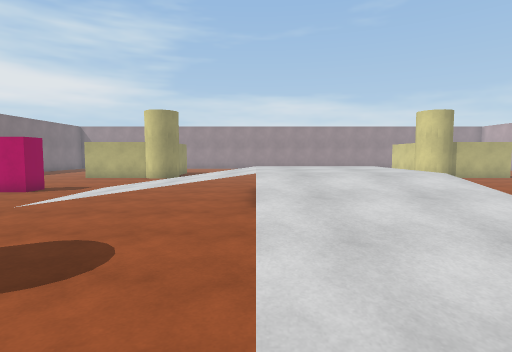
View 1 (above)

20 first-person views from a walk through a 3-D level made in the Unity game engine. The camera is 1.4 m above the floor, tilts 4° down and sees 80° across. The floor is counted in squares, 1 m on a side. Each view is taken from the middle of a square. On the plan, view 1 faces up. The plan holds only what a view shows up to about 14 squares ahead; the rest is blank. The place goes on beyond the plan. The player character is not drawn.

View 2
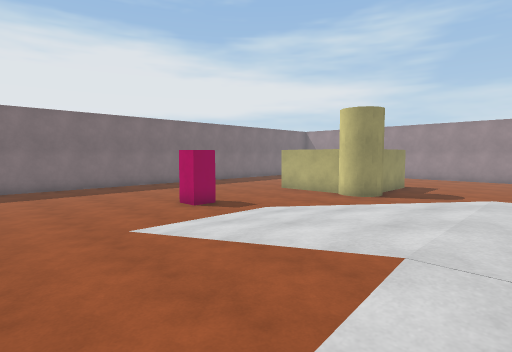

View 3
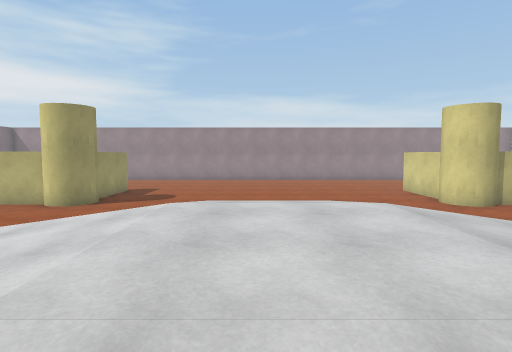

View 4
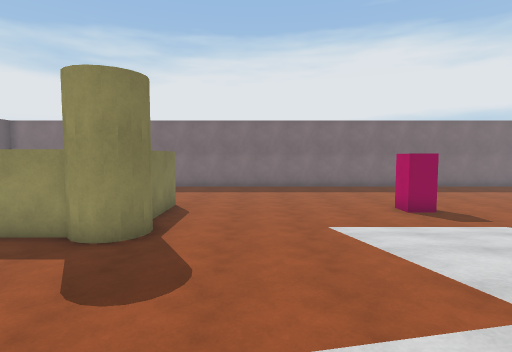

View 5
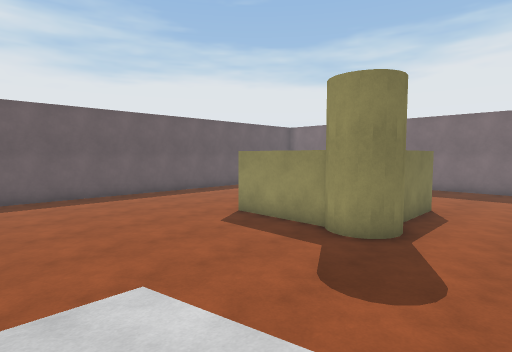

View 6
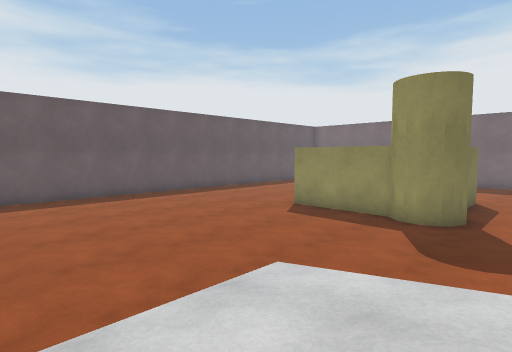

View 7
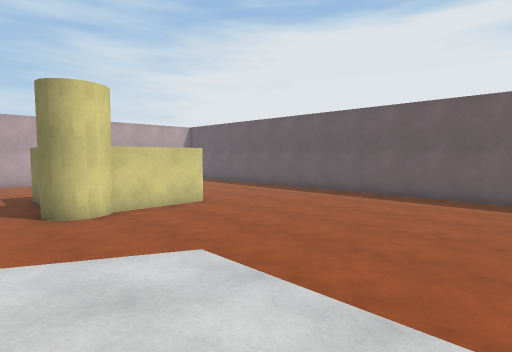

View 8
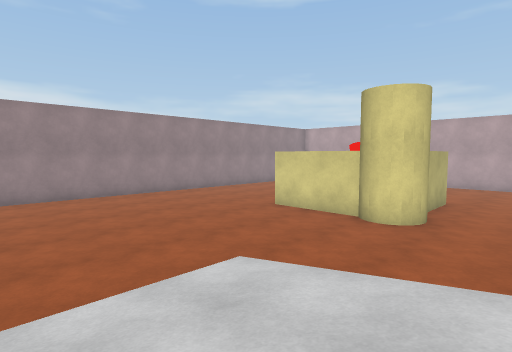

View 9
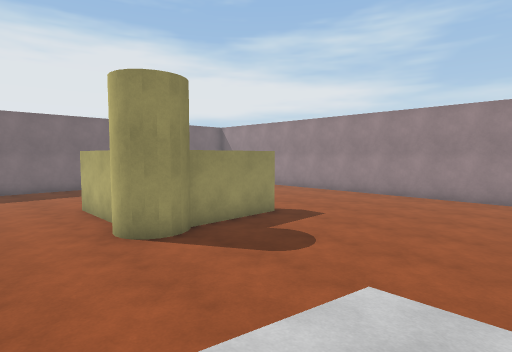

View 10
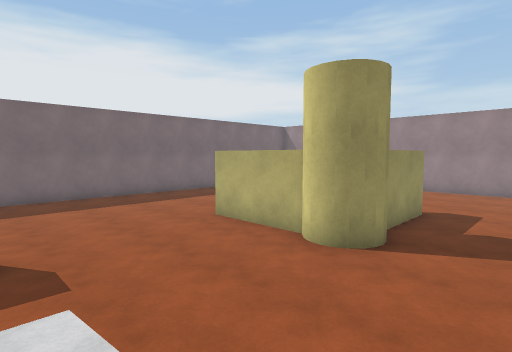

View 11
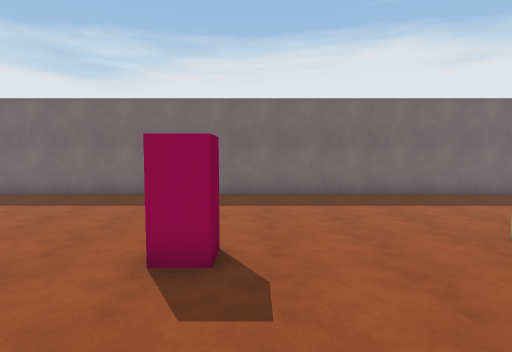

View 12
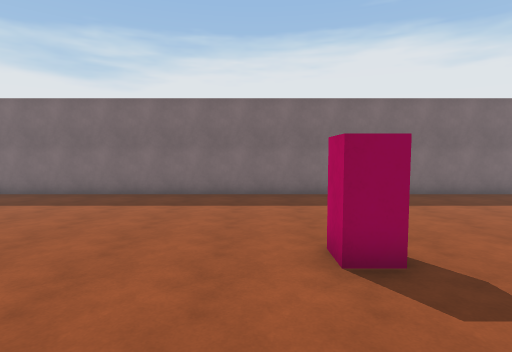

View 13
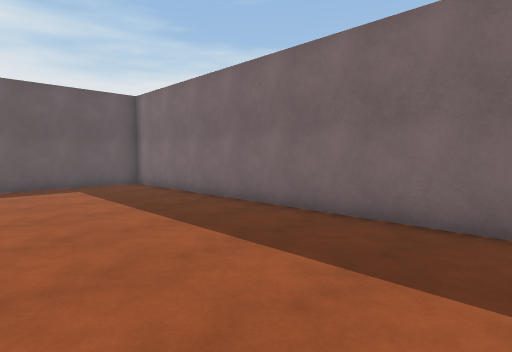

View 14
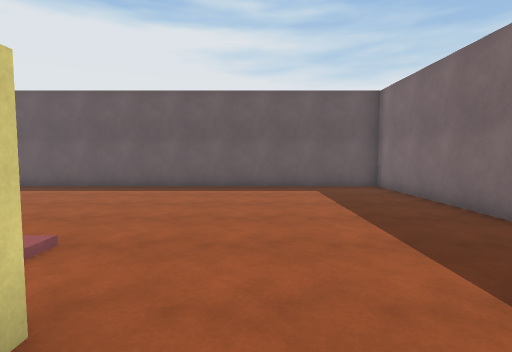

View 15
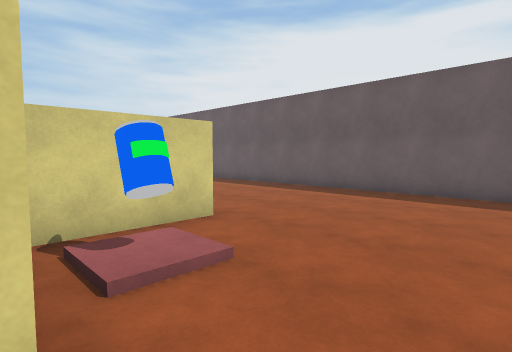

View 16
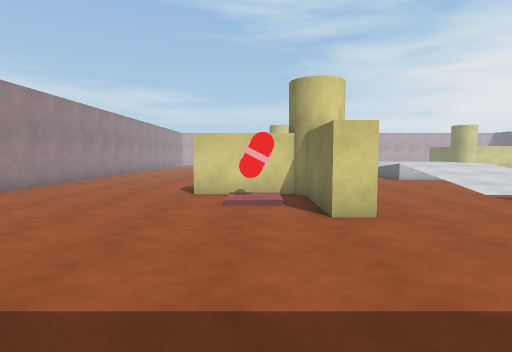

View 17
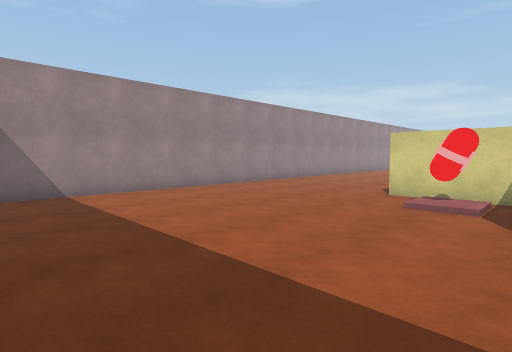

View 18
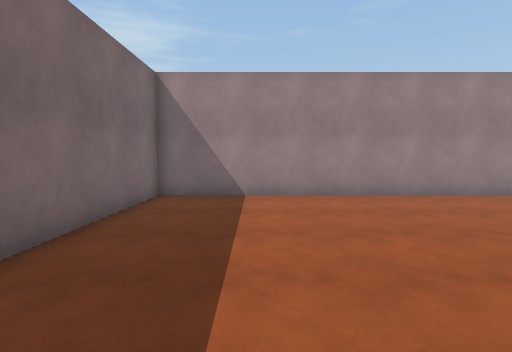

View 19
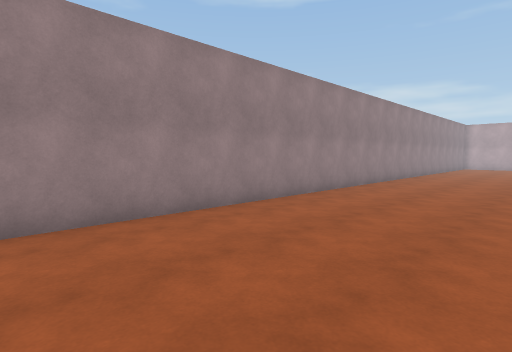

View 20
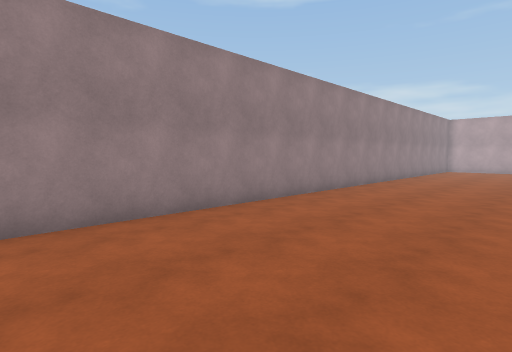

### Floor plan
Key: @ floor where view 1 was taken; # wall or solid block; . main floor; : floor 1 m higher than the main floor; / step, stairs or slope; = window, fence, low wall or low ledge; B pink block; C yellow cylinder; O other object.
Columns run from 18 left of view 1 to 11 right of it. Each row starts with its distance up from view 1.
 31 ##########################
 30 #..........................
 29 #...........................
 28 #............................
 27 #.............................
 26 #.............................
 25 #.............................
 24 #.............................
 23 #...........##..............#
 22 #...........##..............#
 21 #.........O.##..............#
 20 #...........##..............#
 19 #.......#####C..............C
 18 #.......####CC....//////....CC
 17 #.................//////......
 16 #.................//////......
 15 #................  // /=
 14 #................./////=
 13 #............//////::::=//
 12 #........B.../////:::::://
 11 #............/////::::::/
 10 #............/////::::::/
  9 #............/////::::::
  8 #............///===::::==
  7 #................./////=
  6 #................./////=
  5 #.................//////
  4 #.................//////......
  3 #.......### CC....//////....CC
  2 #.......#    C..............C
  1 #...........##..............#
  0 #.........O.##....@.........#
 -1 #...........##..............#
 -2 #...........##..............#
 -3 #.............................
 -4 #.............................
 -5 #............................
 -6 #...........................
 -7 #..........................
 -8 #.........................
 -9 #........................
-10 ########################

Where each view was taken, in squares from view 1:
view 1: 0 up, 0 right, facing up
view 2: 5 up, 1 right, facing up-left
view 3: 6 up, 2 right, facing up
view 4: 6 up, 2 right, facing left
view 5: 6 up, 2 right, facing down-left
view 6: 5 up, 4 right, facing down-left
view 7: 5 up, 0 right, facing down-right
view 8: 15 up, 1 right, facing up-right
view 9: 15 up, 2 right, facing up-left
view 10: 12 up, 2 left, facing up-left
view 11: 13 up, 4 left, facing left
view 12: 10 up, 4 left, facing left
view 13: 5 up, 11 left, facing down-left
view 14: 4 up, 12 left, facing down
view 15: 2 up, 12 left, facing down-right
view 16: 21 up, 17 left, facing right
view 17: 19 up, 17 left, facing up-right
view 18: 20 up, 14 left, facing up
view 19: 24 up, 12 left, facing up-right
view 20: 24 up, 6 left, facing up-right
